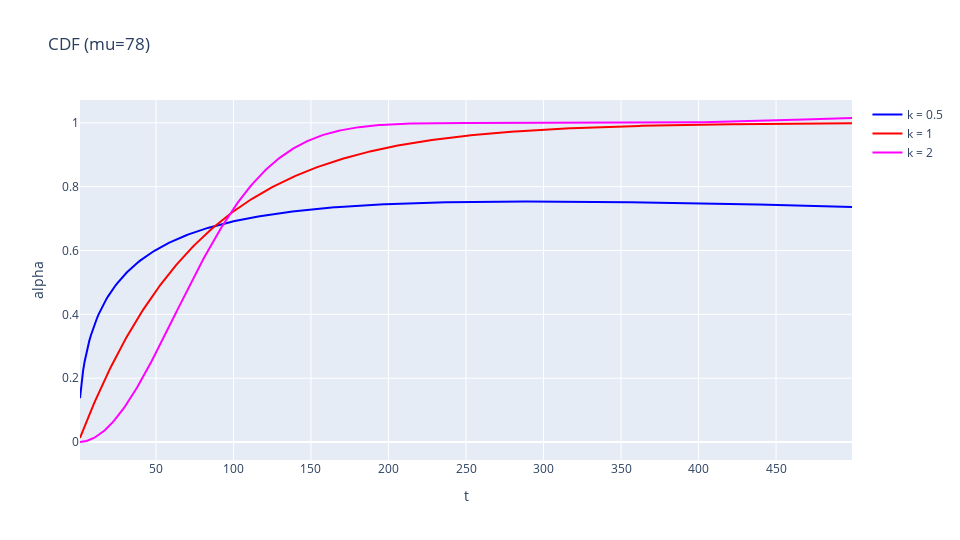
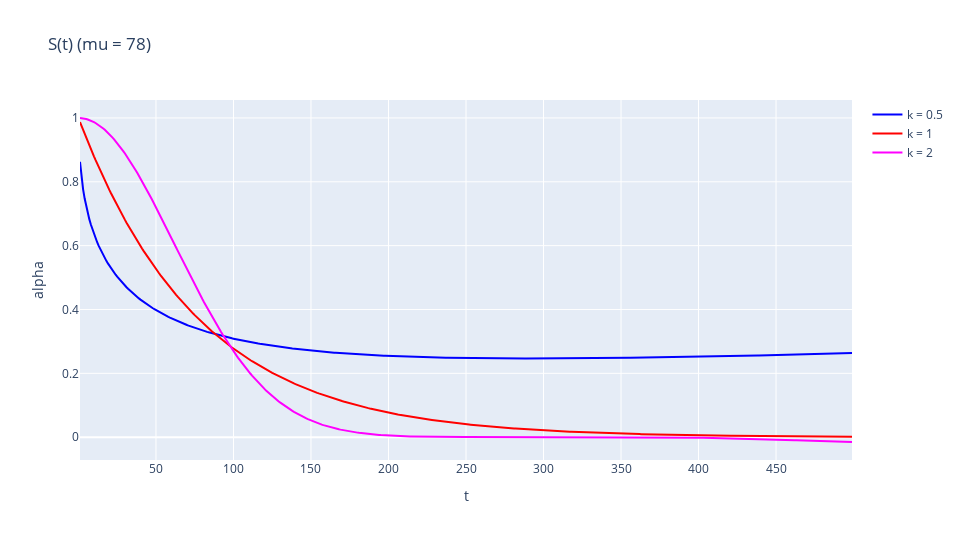
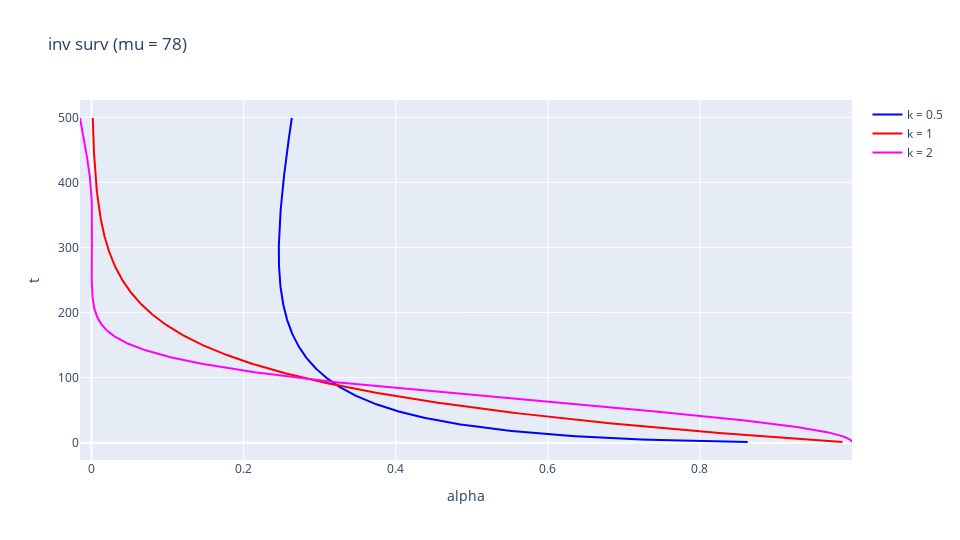

Notebook cell for these charts, in order:
### Markdown cell above
##### CDF, survival, inverse survival

### Code cell
x, y05, y1, y2 = [], [], [], []
for t in range(1, 500, 1):
    x.append(t)
    y05.append(cdf(t, 0.5, 78))
    y1.append(cdf(t, 1, 78))
    y2.append(cdf(t, 2, 78))

# CDF mu = 78
plot(x, x, x, y05, y1, y2, "t", "alpha", "CDF (mu=78)")

# Survival mu = 78
plot(x, x, x, [1-i for i in y05], [1-i for i in y1], [1-i for i in y2], "t", "alpha", "S(t) (mu = 78)")

# Inverse survival mu = 78
plot([1-i for i in y05], [1-i for i in y1], [1-i for i in y2], x, x, x, "alpha", "t", "inv surv (mu = 78)")

### Figure 1 — Plotly figure (JSON) as saved in the notebook; plotly's stock layout.template omitted (floating-point values rounded to 4 significant figures; data arrays with more than 128 entries replaced by an {"elided": "..."} marker saying what was removed)
{"data": [{"marker": {"color": "blue"}, "mode": "lines", "name": "k = 0.5", "type": "scatter", "x": {"elided": "499 int values"}, "y": {"elided": "499 float values"}}, {"marker": {"color": "red"}, "mode": "lines", "name": "k = 1", "type": "scatter", "x": {"elided": "499 int values"}, "y": {"elided": "499 float values"}}, {"marker": {"color": "magenta"}, "mode": "lines", "name": "k = 2", "type": "scatter", "x": {"elided": "499 int values"}, "y": {"elided": "499 float values"}}], "layout": {"height": 540, "title": {"text": "CDF (mu=78)"}, "width": 960, "xaxis": {"title": {"text": "t"}}, "yaxis": {"title": {"text": "alpha"}}}}

### Figure 2 — Plotly figure (JSON) as saved in the notebook; plotly's stock layout.template omitted (floating-point values rounded to 4 significant figures; data arrays with more than 128 entries replaced by an {"elided": "..."} marker saying what was removed)
{"data": [{"marker": {"color": "blue"}, "mode": "lines", "name": "k = 0.5", "type": "scatter", "x": {"elided": "499 int values"}, "y": {"elided": "499 float values"}}, {"marker": {"color": "red"}, "mode": "lines", "name": "k = 1", "type": "scatter", "x": {"elided": "499 int values"}, "y": {"elided": "499 float values"}}, {"marker": {"color": "magenta"}, "mode": "lines", "name": "k = 2", "type": "scatter", "x": {"elided": "499 int values"}, "y": {"elided": "499 float values"}}], "layout": {"height": 540, "title": {"text": "S(t) (mu = 78)"}, "width": 960, "xaxis": {"title": {"text": "t"}}, "yaxis": {"title": {"text": "alpha"}}}}

### Figure 3 — Plotly figure (JSON) as saved in the notebook; plotly's stock layout.template omitted (floating-point values rounded to 4 significant figures; data arrays with more than 128 entries replaced by an {"elided": "..."} marker saying what was removed)
{"data": [{"marker": {"color": "blue"}, "mode": "lines", "name": "k = 0.5", "type": "scatter", "x": {"elided": "499 float values"}, "y": {"elided": "499 int values"}}, {"marker": {"color": "red"}, "mode": "lines", "name": "k = 1", "type": "scatter", "x": {"elided": "499 float values"}, "y": {"elided": "499 int values"}}, {"marker": {"color": "magenta"}, "mode": "lines", "name": "k = 2", "type": "scatter", "x": {"elided": "499 float values"}, "y": {"elided": "499 int values"}}], "layout": {"height": 540, "title": {"text": "inv surv (mu = 78)"}, "width": 960, "xaxis": {"title": {"text": "alpha"}}, "yaxis": {"title": {"text": "t"}}}}
